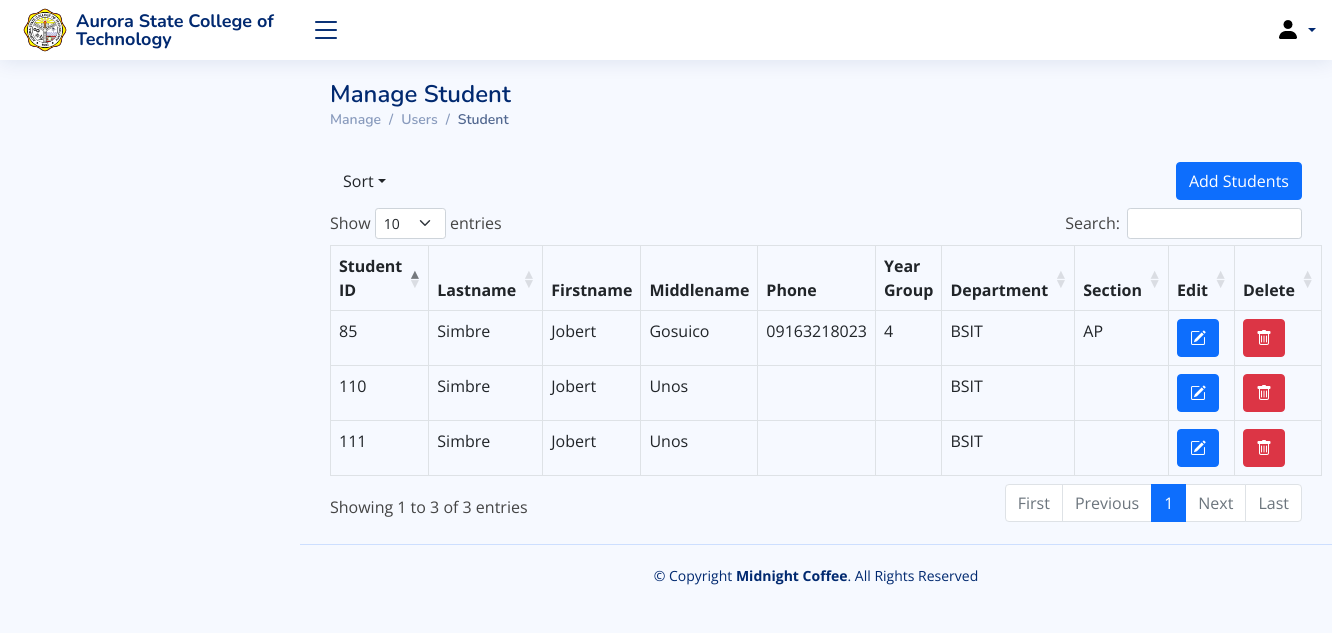
Page /manage_student.php on the committed database.
### tables this page shows
CREATE TABLE `student_list` (
  `student_id` int(11) NOT NULL,
  `student_firstname` tinytext NOT NULL,
  `student_middlename` tinytext NOT NULL,
  `student_lastname` tinytext NOT NULL,
  `phone` tinytext NOT NULL,
  `year_group` tinyint(4) DEFAULT NULL,
  `department` tinytext DEFAULT NULL,
  `section` tinytext DEFAULT NULL,
  `image` varchar(150) DEFAULT NULL
);

### manage_student.php (the view, shortened to what this page needs)
<?php include_once 'lib/connection.php';
?>
<!DOCTYPE html>
<html lang="en">
<head>
   <link href="assets/css/bootstrap.min.css" rel="stylesheet">
   <link rel="stylesheet" type="text/css" href="assets/css/dataTables.bootstrap5.min.css">
   <link href="assets/css/bootstrap-icons.css" rel="stylesheet">
   <link href="assets/css/boxicons.min.css" rel="stylesheet">
   <link href="assets/css/quill.snow.css" rel="stylesheet">
   <link href="assets/css/quill.bubble.css" rel="stylesheet">
   <link href="assets/css/remixicon.css" rel="stylesheet">
   <link href="assets/css/style.css" rel="stylesheet">
</head>
<body>
   <?php
   include 'include/navigation.php';
   ?>
   <main id="main" class="main">
      <div class="pagetitle">
         <h1>Manage Student</h1>
         <nav>
            <ol class="breadcrumb">
               <li class="breadcrumb-item">Manage</li>
               <li class="breadcrumb-item">Users</li>
               <li class="breadcrumb-item active">Student</li>
            </ol>
         </nav>
      </div>
      <section class="section dashboard">
         <div class="row">
            <div class="d-flex align-items-center mt-3 mb-2">
               <div class="dropdown">
                  <button class="btn dropdown-toggle" type="button" data-bs-toggle="dropdown" aria-expanded="false">Sort</button>
               </div>
               <button type="button" class="btn btn-primary ms-auto" data-bs-toggle="modal" data-bs-target="#addStudent">Add Students</button>
            </div>
            <table id="studentTable" class="display table table-bordered">
               <thead>
                  <tr>
                     <th>Student ID</th>
                     <th>Lastname</th>
                     <th>Firstname</th>
                     <th>Middlename</th>
                     <th>Phone</th>
                     <th>Year Group</th>
                     <th>Department</th>
                     <th>Section</th>
                     <th>Edit</th>
                     <th>Delete</th>
                  </tr>
               </thead>
               <tbody class="table-group-divider">
                  <?php
                  $select = $pdo->prepare("SELECT * FROM student_list  ORDER BY student_id ASC");
                  $select->execute();
                  while ($row = $select->fetch(PDO::FETCH_ASSOC)) {
                  ?>
                     <tr>
                        <td><?php echo $row["student_id"]; ?></td>
                        <td><?php echo $row["student_lastname"]; ?></td>
                        <td><?php echo $row["student_firstname"]; ?></td>
                        <td><?php echo $row["student_middlename"]; ?></td>
                        <td><?php echo $row["phone"]; ?></td>
                        <td><?php echo $row["year_group"]; ?></td>
                        <td><?php echo $row["department"]; ?></td>
                        <td><?php echo $row["section"]; ?></td>
                        <td>
                           <a type="button" class="btn btn-primary ms-auto" href="editStudent.php?id=<?php echo $row["student_id"]; ?>" data-toggle="tooltip" title="Edit"><i class="bi bi-pencil-square"></i></a>
                        </td>
                        <td>
                           <form action="lib/student/deleteStudent.php" method="post">
                              <button type="submit" name="delete" class="btn btn-danger" data-toggle="tooltip" title="Delete"><i class="bi bi-trash"></i></button>
                           </form>
                        </td>
                     </tr> <?php }
                           ?>
               </tbody>
            </table>
         </div>
      </section>
   </main>
   <footer id="footer" class="footer">
      <div class="copyright"> &copy; Copyright <strong><span>Midnight Coffee</span></strong>. All Rights Reserved</div>
   </footer>
   <link href="assets/css/toastr.css" rel="stylesheet">
</body>
</html>

### include/navigation.php (shortened to what this page needs)
<header id="header" class="header fixed-top d-flex align-items-center">
   <div class="d-flex align-items-center justify-content-between"> <a href="index.html" class="logo d-flex align-items-center"> <img src="assets/img/ascotLogo.png" alt=""> <span class="d-none d-lg-block">Aurora State College of Technology</span> </a> <i class="bi bi-list toggle-sidebar-btn"></i></div>
   <nav class="header-nav ms-auto">
      <ul class="d-flex align-items-center">
         <li class="nav-item dropdown pe-3">
            <a class="nav-link nav-profile d-flex align-items-center pe-0" href="#" data-bs-toggle="dropdown"> <img src="assets/img/profile-img.png" alt="Profile" class="rounded-circle"> <span class="d-none d-md-block dropdown-toggle ps-2"><?php echo $_SESSION["username"] ?></span> </a>
         </li>
      </ul>
   </nav>
</header>

### assets/css/style.css (style rules this page uses)
:root { scroll-behavior: smooth; }
body { font-family: "Open Sans", sans-serif; background: #f6f9ff; color: #444444; }
a { color: #4154f1; text-decoration: none; }
h1, h2, h3, h4, h5, h6 { font-family: "Nunito", sans-serif; }
#main { margin-top: 60px; padding: 20px 30px; transition: all 0.3s; }
.pagetitle { margin-bottom: 10px; }
.pagetitle h1 { font-size: 24px; margin-bottom: 0; font-weight: 600; color: #012970; }
.breadcrumb { font-size: 14px; font-family: "Nunito", sans-serif; color: #899bbd; font-weight: 600; }
.breadcrumb .breadcrumb-item::before { color: #899bbd; }
.breadcrumb .active { color: #51678f; font-weight: 600; }
.logo { line-height: 1; }
@media (min-width: 1200px) { .logo { width: 280px; } }
.logo img { max-height: 50px; margin-right: 6px; }
.logo span { font-size: 18px; font-weight: 700; color: #012970; font-family: "Nunito", sans-serif; }
.header { transition: all 0.5s; z-index: 997; height: 60px; box-shadow: 0px 2px 20px rgba(1, 41, 112, 0.1); background-color: #fff; padding-left: 20px; }
.header .toggle-sidebar-btn { font-size: 32px; padding-left: 10px; cursor: pointer; color: #012970; }
.header-nav ul { list-style: none; }
.header-nav > ul { margin: 0; padding: 0; }
.header-nav .nav-profile { color: #012970; }
.header-nav .nav-profile img { max-height: 36px; }
.header-nav .nav-profile span { font-size: 14px; font-weight: 600; }
@media (min-width: 1200px) { #main, #footer { margin-left: 300px; } }
.footer { padding: 20px 0; font-size: 14px; transition: all 0.3s; border-top: 1px solid #cddfff; }
.footer .copyright { text-align: center; color: #012970; }

### rows in the picture
student_list: student_id "85", student_lastname "Simbre", student_firstname "Jobert", student_middlename "Gosuico", phone "09163218023", year_group "4", department "BSIT", section "AP"
student_list: student_id "110", student_lastname "Simbre", student_firstname "Jobert", student_middlename "Unos", department "BSIT"
student_list: student_id "111", student_lastname "Simbre", student_firstname "Jobert", student_middlename "Unos", department "BSIT"
